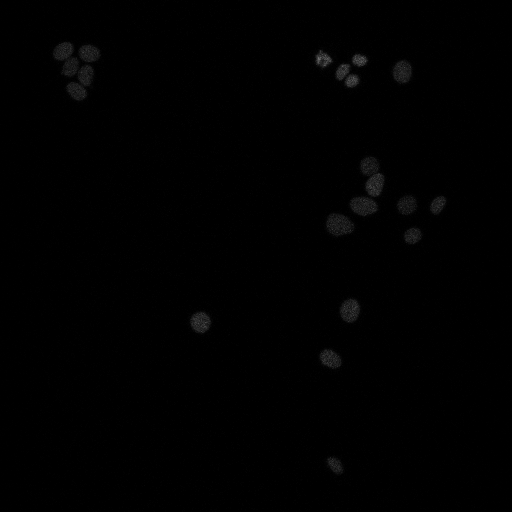
#> input picture ch00 2/10_1_1_t042_ch00.tif, 512 x 512 px
$ python -i enhanced_cdk2_measurement.py   (imports and definitions only)
#> lines starting #> are read from the running program, lines starting #| are printed output that depends on the picture; after the words box and inside, x2 and y2 are one past the last pixel; in counts of white or black regions, pixels touching at a corner belong together
#> further down, picture is the input picture: shape (512, 512); min 0, max 111, mean 0.9
#!/usr/bin/env python3
"""
Enhanced CDK2 Measurement Module
Implements Cappell et al. (2016) methodology for CDK2 fluorescence analysis
"""

import cv2
import numpy as np
from scipy import ndimage
from scipy.stats import percentileofscore
import matplotlib.pyplot as plt
from typing import Dict, Tuple, List, Optional
import json

class CDK2Analyzer:
    """
    Enhanced CDK2 measurement analyzer following Cappell et al. methodology
    """

    def __init__(self):
        self.measurement_history = []
        self.cell_tracks = {}

    def segment_nucleus(self, image: np.ndarray, method: str = 'otsu') -> np.ndarray:
        """
        Automated nuclear segmentation using multiple methods

        Args:
            image: Grayscale image array
            method: Segmentation method ('otsu', 'watershed', 'adaptive')

        Returns:
            Boolean mask of nuclear regions
        """
#> called with method = 'otsu'
        if method == 'otsu':
            # Otsu thresholding for bimodal histograms
            threshold = cv2.threshold(image, 0, 255, cv2.THRESH_BINARY + cv2.THRESH_OTSU)[0]
#> threshold = 15
            mask = image > threshold
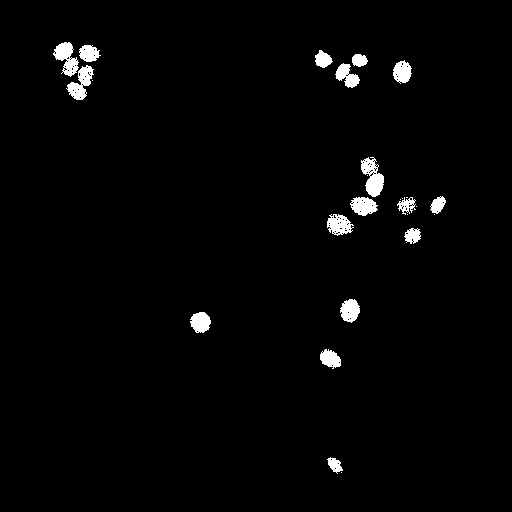
#> mask: shape (512, 512) bool; 2% white; 26 white regions (9 under 20 px), largest, box (x1, y1, x2, y2) and area: (361, 157, 384, 197) 543, (53, 42, 79, 77) 478, (66, 65, 94, 100) 473

        elif method == 'adaptive':
            # Adaptive thresholding for varying illumination
            mask = cv2.adaptiveThreshold(
                image, 255, cv2.ADAPTIVE_THRESH_GAUSSIAN_C, cv2.THRESH_BINARY, 11, 2
            )
            mask = mask > 0

        elif method == 'watershed':
            # Watershed segmentation for complex boundaries
            # Preprocessing
            blur = cv2.GaussianBlur(image, (5, 5), 0)
            ret, thresh = cv2.threshold(blur, 0, 255, cv2.THRESH_BINARY + cv2.THRESH_OTSU)

            # Noise removal
            kernel = np.ones((3, 3), np.uint8)
            opening = cv2.morphologyEx(thresh, cv2.MORPH_OPEN, kernel, iterations=2)

            # Sure background area
            sure_bg = cv2.dilate(opening, kernel, iterations=3)

            # Finding sure foreground area
            dist_transform = cv2.distanceTransform(opening, cv2.DIST_L2, 5)
            ret, sure_fg = cv2.threshold(dist_transform, 0.7*dist_transform.max(), 255, 0)
            sure_fg = np.uint8(sure_fg)

            # Finding unknown region
            unknown = cv2.subtract(sure_bg, sure_fg)

            # Marker labelling
            ret, markers = cv2.connectedComponents(sure_fg)
            markers = markers + 1
            markers[unknown == 255] = 0

            # Watershed
            markers = cv2.watershed(cv2.cvtColor(image, cv2.COLOR_GRAY2BGR), markers)
            mask = markers > 1

        else:
            raise ValueError(f"Unknown segmentation method: {method}")

        # Morphological operations to clean up mask
        kernel = cv2.getStructuringElement(cv2.MORPH_ELLIPSE, (3, 3))
        mask = cv2.morphologyEx(mask.astype(np.uint8), cv2.MORPH_CLOSE, kernel)
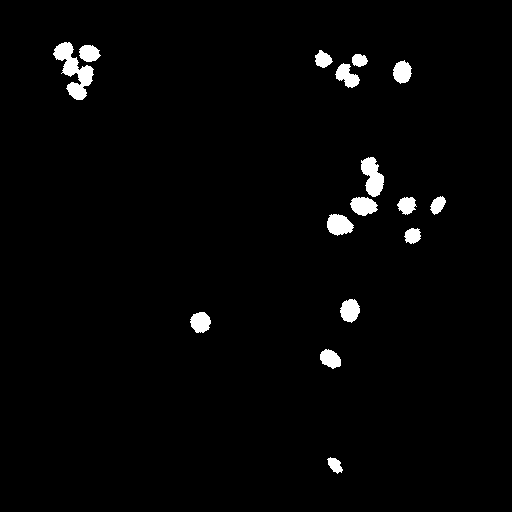
#> mask: shape (512, 512); values 0 (black) and 1 (white), 2.1% white; 16 white regions, largest, box (x1, y1, x2, y2) and area: (53, 42, 94, 100) 1020, (361, 157, 384, 197) 589, (327, 214, 354, 236) 430
        mask = cv2.morphologyEx(mask, cv2.MORPH_OPEN, kernel)
#> mask: shape (512, 512); values 0 (black) and 1 (white), 2.1% white; 16 white regions, largest, box (x1, y1, x2, y2) and area: (53, 42, 94, 100) 1011, (361, 157, 384, 197) 585, (327, 214, 354, 236) 428

        # Remove small objects
        mask = self._remove_small_objects(mask, min_size=50)

        return mask.astype(bool)

    def _remove_small_objects(self, mask: np.ndarray, min_size: int = 50) -> np.ndarray:
        """Remove small objects from binary mask"""
#> called with min_size = 50
        labeled, num_features = ndimage.label(mask)
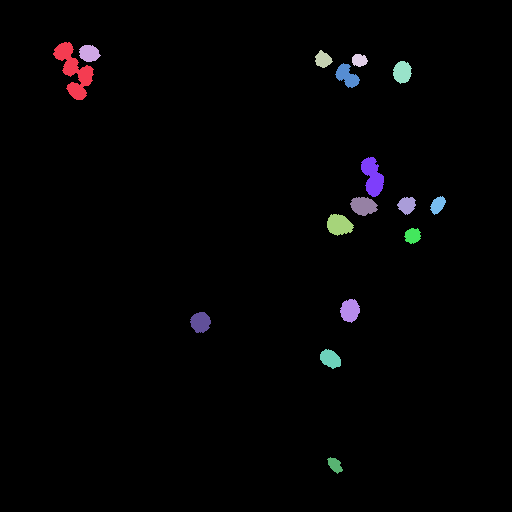
#> labeled: shape (512, 512) int32; 17 distinct labels, from 0 to 16; one colour per label, 0 black
#> num_features = 16
        sizes = ndimage.sum(mask, labeled, range(1, num_features + 1))
#> sizes = [1011, 279, 208, 159, 326, 344, 585, 190, 385, 237, 428, 200, 354, 332, 293, 158]
        mask = sizes >= min_size
#> mask = [True, True, True, True, True, True, True, True, True, True, True, True, True, True, True, True]
        remove_pixel = mask[labeled - 1]
#> remove_pixel: shape (512, 512) bool; every value is 1
#> (the run stopped early here; a loop or call above may not have finished)
